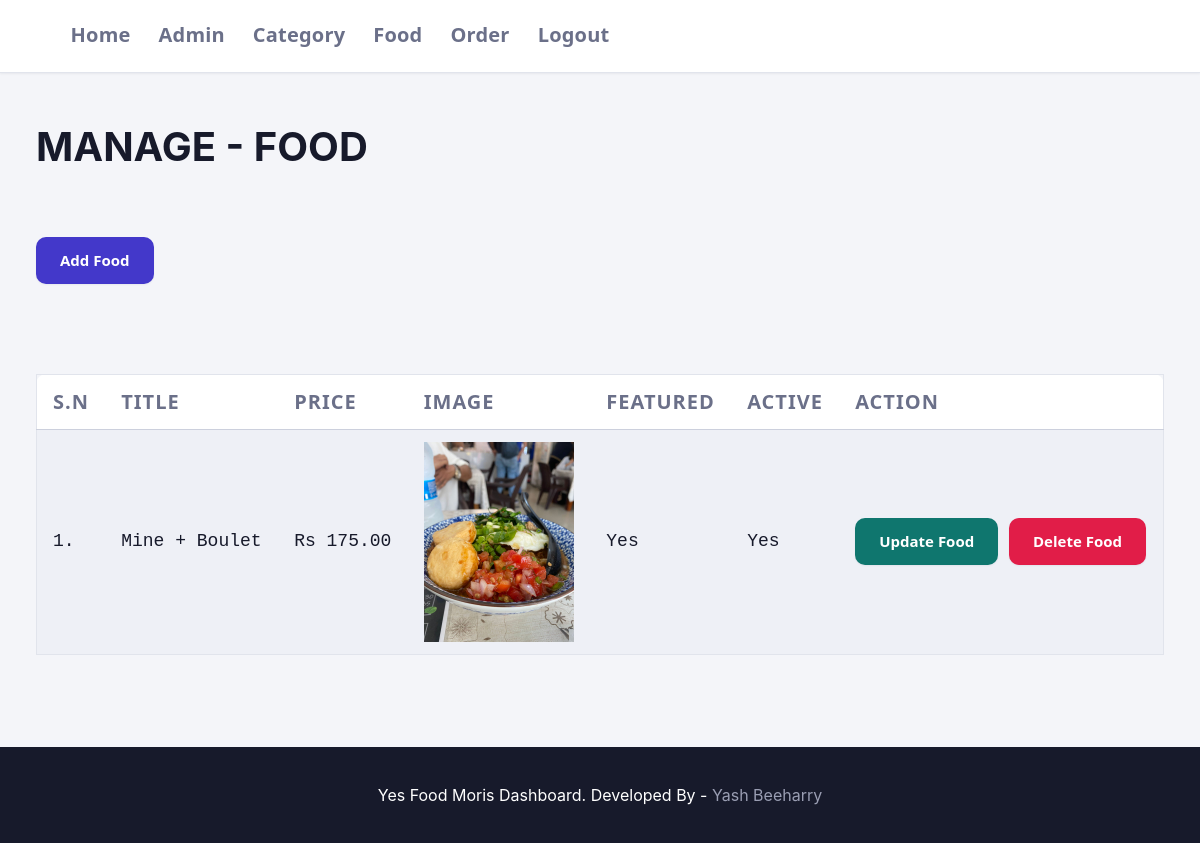
The app's page /admin/manage-food.php (signed in) with its own data.
### tables this page shows
CREATE TABLE `tbl_food` (
  `id` int(10) UNSIGNED NOT NULL,
  `title` varchar(100) NOT NULL,
  `description` text NOT NULL,
  `price` decimal(10,2) NOT NULL,
  `image_name` varchar(255) NOT NULL,
  `category_id` int(10) UNSIGNED NOT NULL,
  `featured` varchar(10) NOT NULL,
  `active` varchar(10) NOT NULL
);

### admin/manage-food.php (the view, shortened to what this page needs)
<?php include('partials/menu.php'); ?>
<div class="main-content">
    <div class="wrapper">
        <h1>MANAGE - FOOD</h1>
        <br /><br />
        <a href="<?php echo SITEURL; ?>admin/add-food.php" class="btn-primary">Add Food</a>
        <br /><br />
        <br><br>
        <table class="tbl-full">
            <tr>
                <th>S.N</th>
                <th>Title</th>
                <th>Price</th>
                <th>Image</th>
                <th>Featured</th>
                <th>Active</th>
                <th>Action</th>
            </tr>
            <?php
                $sql = "SELECT * FROM tbl_food";
                $res = mysqli_query($conn, $sql);
                $count = mysqli_num_rows($res);
                $sn=1;
                if($count>0)
                {
                    while($row=mysqli_fetch_assoc($res))
                    {
                        $id = $row['id'];
                        $title = $row['title'];
                        $price = $row['price'];
                        $image_name = $row['image_name'];
                        $featured = $row['featured'];
                        $active = $row['active'];
                        ?>
                            <tr>
                                <td><?php echo $sn++; ?>.</td>
                                <td><?php echo $title; ?></td>
                                <td>Rs <?php echo $price; ?></td>
                                <td>
                                    <?php
                                        if($image_name=="")
                                        {
                                            echo "<div class='error'>Image Not Added.</div>";
                                        }
                                        else
                                        {
                                            ?>
                                            <img src="<?php echo SITEURL; ?>images/food/<?php echo $image_name; ?>" width="150px">
                                            <?php
                                        }
                                    ?>
                                </td>
                                <td><?php echo $featured; ?></td>
                                <td><?php echo $active; ?></td>
                                <td>
                                    <a href="<?php echo SITEURL; ?>admin/update-food.php?id=<?php echo $id; ?>" class="btn-secondary">Update Food</a>
                                    <a href="<?php echo SITEURL; ?>admin/delete-food.php?id=<?php echo $id; ?>&image_name=<?php echo $image_name; ?>" class="btn-danger">Delete Food</a>
                                </td>
                            </tr>
                        <?php
                    }
                }
                else
                {
                    echo "<tr><td colspan='7' class='error'>Food Not Added Yet.</td></tr>";
                }
            ?>
        </table>
    </div>
</div>
<?php include('partials/footer.php'); ?>

### css/admin.css (style rules this page uses)
:root { --bg: #f4f5f9; --surface: #ffffff; --surface-sunken: #eef0f6; --border: #e1e4ec; --border-strong: #ccd0dd; --ink: #171a2b; --ink-muted: #6b7089; --ink-faint: #9a9eb3; --primary: #4338ca; --primary-hover: #362f9e; --primary-soft: #eef0fd; --accent: #f59e0b; --accent-soft: #fef3e2; --secondary: #0f766e; --secondary-hover:#0b5c56; --secondary-soft: #e5f5f3; --success: #0f9960; --success-soft: #e6f6ee; --danger: #e11d48; --danger-soft: #fdecef; --font-display: "Space Grotesk", "Segoe UI", system-ui, sans-serif; --font-body: "Inter", "Segoe UI", system-ui, sans-serif; --font-mono: "JetBrains Mono", "SFMono-Regular", Consolas, monospace; --fs-body: clamp(15px, 13px + 0.9vw, 20px); --fs-nav: clamp(14px, 12px + 1.1vw, 20px); --fs-stat: clamp(20px, 14px + 2.6vw, 30px); --fs-label: clamp(11px, 9px + 0.8vw, 15px); --fs-th: clamp(12px, 10px + 1.1vw, 20px); --fs-td: clamp(13px, 11px + 0.9vw, 18px); --fs-btn: clamp(13px, 11px + 0.7vw, 15px); --fs-status:clamp(12px, 10px + 0.7vw, 16px); --fs-input: clamp(16px, 13px + 1.1vw, 20px); --space-1: 4px; --space-2: 8px; --space-3: 12px; --space-4: clamp(12px, 10px + 0.6vw, 16px); --space-5: clamp(16px, 12px + 1.4vw, 24px); --space-6: clamp(20px, 14px + 2vw, 32px); --space-7: clamp(28px, 18px + 3vw, 48px); --radius-sm: 6px; --radius-md: 10px; --radius-lg: 16px; --shadow-sm: 0 1px 2px rgba(23, 26, 43, 0.06); --shadow-md: 0 4px 16px rgba(23, 26, 43, 0.08); --shadow-lg: 0 12px 32px rgba(23, 26, 43, 0.12); --transition: 180ms ease; --tap-min: 44px; }
*, *::before, *::after { margin: 0; padding: 0; box-sizing: border-box; }
html { -webkit-text-size-adjust: 100%; text-size-adjust: 100%; }
body { font-family: var(--font-body); background-color: var(--bg); color: var(--ink); line-height: 1.5; font-size: var(--fs-body); overflow-x: hidden; min-height: 100vh; }
a { color: inherit; }
img, svg { max-width: 100%; display: block; }
.wrapper { width: min(94%, 1280px); margin: 0 auto; padding: var(--space-3) 0; }
.tbl-full { width: 100%; }
.main-content { display: grid; grid-template-columns: 1fr; gap: var(--space-4); padding: var(--space-6) 0; }
@media (min-width: 480px) { .main-content { grid-template-columns: repeat(auto-fit, minmax(200px, 1fr)); } }
table { width: 100%; border-collapse: collapse; background-color: var(--surface); border: 1px solid var(--border); border-radius: var(--radius-md); display: block; overflow-x: auto; -webkit-overflow-scrolling: touch; }
table tr th { border-bottom: 1px solid var(--border-strong); padding: var(--space-3) var(--space-4); text-align: left; font-family: var(--font-display); font-size: var(--fs-th); font-weight: 600; text-transform: uppercase; letter-spacing: 0.05em; color: var(--ink-muted); white-space: nowrap; }
table tr td { padding: var(--space-3) var(--space-4); border-bottom: 1px solid var(--border); font-family: var(--font-mono); font-size: var(--fs-td); color: var(--ink); white-space: nowrap; }
table tr:last-child td { border-bottom: none; }
table tbody tr { transition: background-color var(--transition); }
table tbody tr:nth-child(even) { background-color: var(--surface-sunken); }
@media (min-width: 768px) { table { display: table; overflow-x: visible; } }
@media (min-width: 768px) { table tr th, table tr td { white-space: normal; } }
.btn-primary, .btn-secondary, .btn-danger { display: inline-flex; align-items: center; justify-content: center; gap: var(--space-2); width: 100%; min-height: var(--tap-min); padding: var(--space-3) var(--space-5); font-family: var(--font-display); font-weight: 600; font-size: var(--fs-btn); color: #fff; text-decoration: none; border: none; border-radius: var(--radius-md); cursor: pointer; box-shadow: var(--shadow-sm); transition: background-color var(--transition), transform var(--transition), box-shadow var(--transition); }
@media (min-width: 480px) { .btn-primary, .btn-secondary, .btn-danger { width: auto; } }
.btn-primary { background-color: var(--primary); }
.btn-secondary { background-color: var(--secondary); }
.btn-danger { background-color: var(--danger); }
@media (min-width: 1024px) { .main-content { gap: var(--space-5); } }

### records on screen
tbl_food: title "Mine + Boulet", price "175.00", image_name (picture), featured "Yes", active "Yes"
